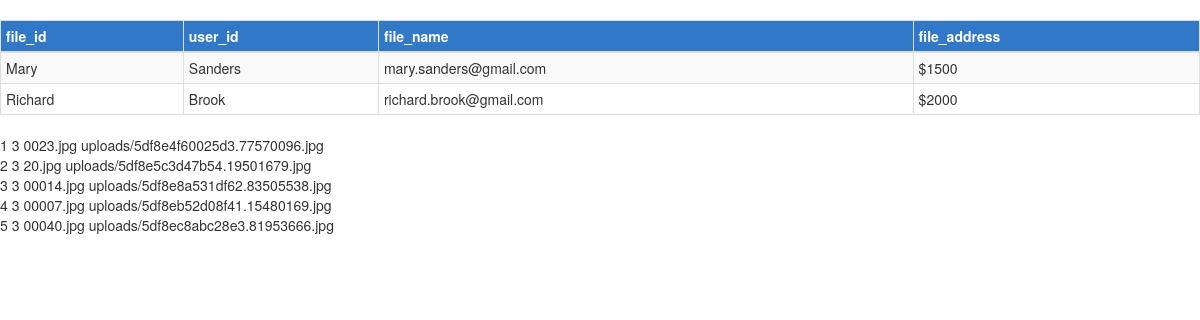
Screenshot of /tableIndex.php with the database file from the repository.
### tables this page shows
CREATE TABLE `files_of_clients` (
  `file_id` int(10) NOT NULL,
  `user_id` int(10) NOT NULL,
  `file_name` varchar(20) NOT NULL,
  `file_address` text NOT NULL
);

### tableIndex.php (the view, shortened to what this page needs)
<?php
    include_once 'table.php';
?>
<!DOCTYPE html>
<html>
    <head>
        <link href="bootstrap-3.3.7-dist/css/bootstrap.min.css" rel="stylesheet" />
    </head>
    <body>
    <table class="table table-striped table-bordered table-hover table-condensed" id="fileTable">
        <thead>
            <tr class="tableHead">
                <th>file_id</th>
                <th>user_id</th>
                <th>file_name</th>
                <th>file_address</th>
            </tr>
        </thead>
        <tbody>
            <tr>
                <td>Mary</td>
                <td>Sanders</td>
                <td>mary.sanders@gmail.com</td>
                <td>$1500</td>
            </tr>
            <tr>
                <td>Richard</td>
                <td>Brook</td>
                <td>richard.brook@gmail.com</td>
                <td>$2000</td>
            </tr>
        </tbody>
    </table>
        <?php
            $sql = "SELECT * from files_of_clients;";
            $result = mysqli_query($conn, $sql);
            $resultCheck = mysqli_num_rows($result);
            if($resultCheck > 0){
                while($row = mysqli_fetch_assoc($result)){
                    echo $row['file_id'] ,"  ",$row['user_id'] ,"  ",$row['file_name'] ,
                    "  ", $row['file_address'],"<br>";
                }
            }
        ?>
    </body>
</html>

### tableIndex.php (style rules this page uses)
.tableHead { color: white; background-color:rgb(50, 120, 200); }
#fileTable { margin-top: 20px; }

### rows the page displays
files_of_clients: file_id "1", user "3", file_name "0023.jpg", file_address "uploads/5df8e4f60025d3.77570096.jpg"
files_of_clients: file_id "2", user "3", file_name "20.jpg", file_address "uploads/5df8e5c3d47b54.19501679.jpg"
files_of_clients: file_id "3", user "3", file_name "00014.jpg", file_address "uploads/5df8e8a531df62.83505538.jpg"
files_of_clients: file_id "4", user "3", file_name "00007.jpg", file_address "uploads/5df8eb52d08f41.15480169.jpg"
files_of_clients: file_id "5", user "3", file_name "00040.jpg", file_address "uploads/5df8ec8abc28e3.81953666.jpg"
